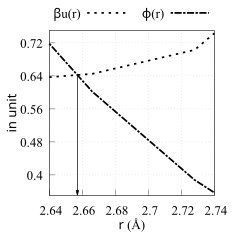

gnuplot code for this plot:
# arrow x coordinate
axc = 2.65701
# arrow tail x coordinate
atyc = 0.642863
# arrow head x coordinate
ahyc = 0.351

set arrow 1 from axc, atyc to axc, ahyc head filled size screen 0.02,15 lw 2 lc rgb "black" front

lwca = 'LWCA.RES'

set terminal eps enhanced background rgb 'white' \
    size 2.39, 2.39                                    \
    font "Times New Roman,14pt"

set encoding iso_8859_1

set output 'sigma.eps'

#: range
xr_uf = 2.64
xr_ut = 2.74

yr_uf = 0.35
yr_ut = 0.75

set xr [xr_uf to xr_ut]
set yr [yr_uf to yr_ut]

#: tics
set xtics 0.0, 0.02 nomirror
set ytics 0.0, 0.08 nomirror

#: line styles

l_w = 5
set style line 11 dt (5,  10)                       lw l_w lc "black"
set style line 12 dt (5,  3, 15, 3) 		    lw l_w lc "black"

set xlabel "{/times-italic r} (\305)" offset 0, 0.5 font "Times New Roman,14"
set ylabel "{/times-italic in unit}" offset 2, 0 font "Times New Roman,14"

set grid
set size square

set key tmargin center offset 0, 0.05 horizontal maxrows 1 columns 2 \
           samplen 5 font "Times New Roman,14"

set margin 7.5, 3.7, 0.9, 0

pl lwca u 1:2 w l ls 11 title "{/Symbol b}u(r)", \
   ""   u 1:3 w l ls 12 title "{/Symbol f}(r)"
